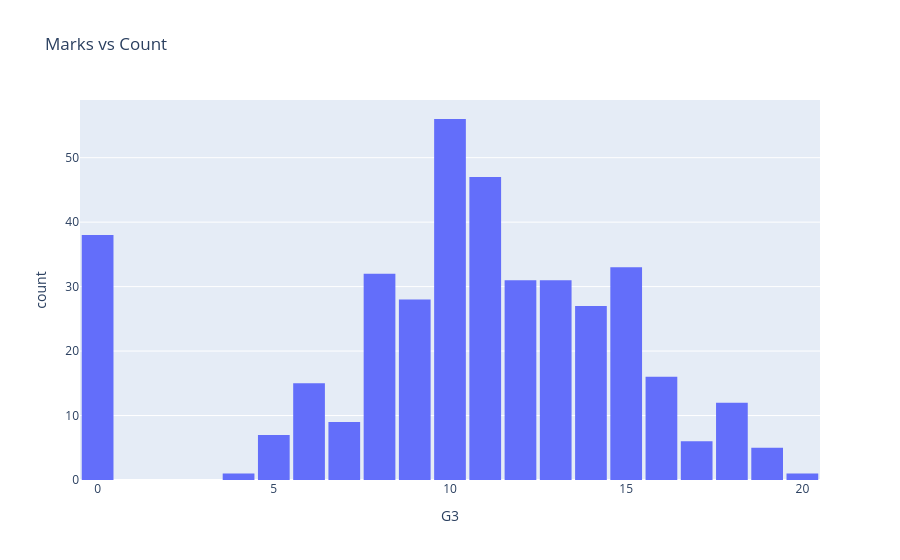

This figure's notebook cell:
### Code cell
fig = px.histogram(raw_df, x='G3',title='Marks vs Count',nbins=21)
fig.update_layout(bargap=0.1)
fig.show()

### Figure 1 — Plotly figure (JSON) as saved in the notebook; plotly's stock layout.template omitted (floating-point values rounded to 4 significant figures; data arrays with more than 128 entries replaced by an {"elided": "..."} marker saying what was removed)
{"data": [{"bingroup": "x", "hovertemplate": "G3=%{x}<br>count=%{y}<extra></extra>", "legendgroup": "", "marker": {"color": "#636efa", "pattern": {"shape": ""}}, "name": "", "nbinsx": 21, "orientation": "v", "showlegend": false, "type": "histogram", "x": {"elided": "395 int values"}, "xaxis": "x", "yaxis": "y"}], "layout": {"bargap": 0.1, "barmode": "relative", "legend": {"tracegroupgap": 0}, "title": {"text": "Marks vs Count"}, "xaxis": {"anchor": "y", "domain": [0, 1], "title": {"text": "G3"}}, "yaxis": {"anchor": "x", "domain": [0, 1], "title": {"text": "count"}}}}
